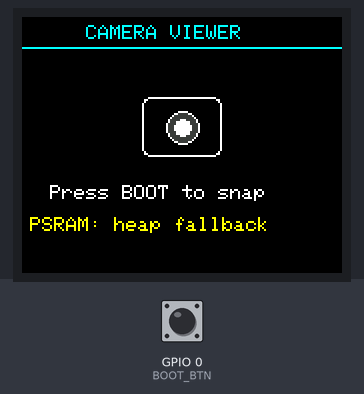
Bench run of a sketch on a simulated ESP32. Parts: 160×128 colour display. The test bench sets the inputs (shaded band); at power-on: GPIO 0 (BOOT_BTN) HIGH. The camera gives no picture; what the sketch prints to the serial monitor is not drawn.

Above: at 2.1 s.
2.2 s: GPIO 0 (BOOT_BTN) pulled LOW for 0.15 s
At 3.2 s:
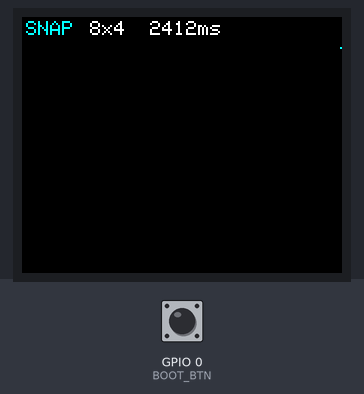
3.9 s: GPIO 0 (BOOT_BTN) pulled LOW for 1 s
At 4.5 s:
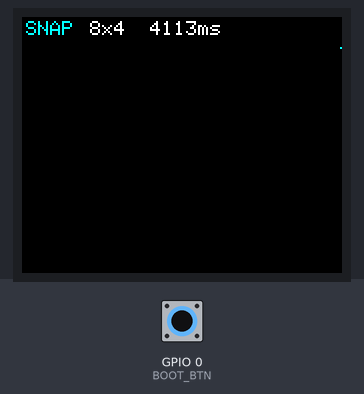
6.4 s: GPIO 0 (BOOT_BTN) pulled LOW for 0.15 s
At 7.6 s:
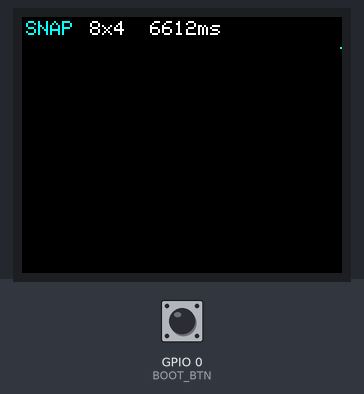
8.1 s: GPIO 0 (BOOT_BTN) pulled LOW for 1 s
At 8.9 s:
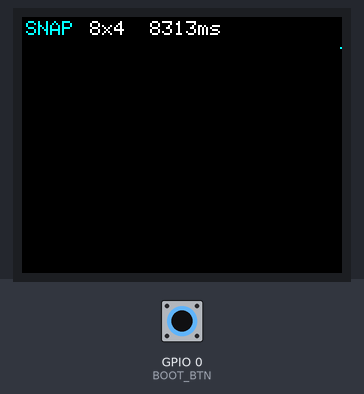
Timing chart, 0 to 11.1 s (numbered marks = the images above; inputs shaded):
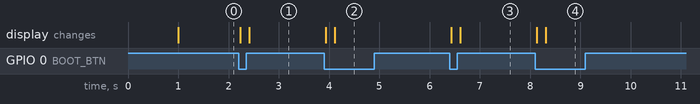

Measured:
- after the input at 2.2 s, the display: first changes at once (image 1 shows a later state)
- after the input at 3.9 s, the display: first changes at once (image 2 shows a later state)
- after the input at 6.4 s, the display: first changes at once (image 3 shows a later state)
- after the input at 8.1 s, the display: first changes at once (image 4 shows a later state)

The sketch:

ai_board_camera_display.ino
```cpp
#include <Adafruit_GFX.h>
#include <Adafruit_ST7735.h>
#include <SPI.h>
#include "esp_camera.h"

// ── TFT pins ─────────────────────────────────────────────────────
#define TFT_CS   -1
#define TFT_RST   38
#define TFT_DC    36
#define TFT_MOSI  37
#define TFT_SCLK  35

// ── Camera pins ──────────────────────────────────────────────────
#define PWDN_GPIO_NUM   -1
#define RESET_GPIO_NUM  -1
#define XCLK_GPIO_NUM   15
#define SIOD_GPIO_NUM   47
#define SIOC_GPIO_NUM   48
#define Y9_GPIO_NUM     16
#define Y8_GPIO_NUM     17
#define Y7_GPIO_NUM     18
#define Y6_GPIO_NUM     12
#define Y5_GPIO_NUM     10
#define Y4_GPIO_NUM      8
#define Y3_GPIO_NUM      9
#define Y2_GPIO_NUM     11
#define VSYNC_GPIO_NUM   6
#define HREF_GPIO_NUM    7
#define PCLK_GPIO_NUM   13

#define BOOT_BTN   0
#define TFT_W    160
#define TFT_H    128

// ── Display resolution to use ─────────────────────────────────────
// With PSRAM we can buffer a larger frame and scale it down
// QVGA (320×240) → scale 2:1 → 160×120 on TFT
// This gives much better image quality than native QQVGA
#define CAM_W    320
#define CAM_H    240
#define DST_W    160
#define DST_H    120
#define Y_PAD    ((TFT_H - DST_H) / 2)   // 4px top/bottom padding

Adafruit_ST7735 tft(TFT_CS, TFT_DC, TFT_MOSI, TFT_SCLK, TFT_RST);

// PSRAM line buffer for one scaled row — allocated once
uint16_t* rowBuf = nullptr;

// ── PSRAM init ────────────────────────────────────────────────────
void initPSRAM() {
  if (psramInit()) {
    Serial.printf("PSRAM OK: %.2f MB free\n",
                  ESP.getFreePsram() / 1048576.0f);
  } else {
    Serial.println("PSRAM init failed — continuing with heap");
  }
}

// ── Camera init ───────────────────────────────────────────────────
bool initCamera() {
  camera_config_t config;
  config.ledc_channel  = LEDC_CHANNEL_0;
  config.ledc_timer    = LEDC_TIMER_0;
  config.pin_d0        = Y2_GPIO_NUM;
  config.pin_d1        = Y3_GPIO_NUM;
  config.pin_d2        = Y4_GPIO_NUM;
  config.pin_d3        = Y5_GPIO_NUM;
  config.pin_d4        = Y6_GPIO_NUM;
  config.pin_d5        = Y7_GPIO_NUM;
  config.pin_d6        = Y8_GPIO_NUM;
  config.pin_d7        = Y9_GPIO_NUM;
  config.pin_xclk      = XCLK_GPIO_NUM;
  config.pin_pclk      = PCLK_GPIO_NUM;
  config.pin_vsync     = VSYNC_GPIO_NUM;
  config.pin_href      = HREF_GPIO_NUM;
  config.pin_sccb_sda  = SIOD_GPIO_NUM;
  config.pin_sccb_scl  = SIOC_GPIO_NUM;
  config.pin_pwdn      = PWDN_GPIO_NUM;
  config.pin_reset     = RESET_GPIO_NUM;
  config.xclk_freq_hz  = 20000000;
  config.pixel_format  = PIXFORMAT_RGB565;

  if (psramFound()) {
    size_t freePsram = ESP.getFreePsram();
    Serial.printf("PSRAM free before cam init: %d bytes\n", freePsram);
    if (freePsram < 400000) {   // QVGA double buf needs ~300KB
      Serial.println("Not enough PSRAM for QVGA — falling back to QQVGA heap");
      config.frame_size  = FRAMESIZE_QQVGA;
      config.fb_count    = 1;
      config.fb_location = CAMERA_FB_IN_DRAM;
    }
  }

  esp_err_t err = esp_camera_init(&config);
  if (err != ESP_OK) {
    Serial.printf("Camera init failed: 0x%x\n", err);
    return false;
  }

  // Sensor tuning
  sensor_t* s = esp_camera_sensor_get();
  if (s) {
    s->set_brightness(s, 1);       // slight boost
    s->set_contrast(s, 1);
    s->set_saturation(s, 0);
    s->set_whitebal(s, 1);         // auto white balance
    s->set_awb_gain(s, 1);
    s->set_exposure_ctrl(s, 1);    // auto exposure
    s->set_aec2(s, 1);
    s->set_gainceiling(s, (gainceiling_t)2);
    s->set_bpc(s, 1);              // black pixel correction
    s->set_wpc(s, 1);              // white pixel correction
    s->set_raw_gma(s, 1);
    s->set_lenc(s, 1);             // lens correction
  }

  Serial.println("Camera OK");
  return true;
}

// ── Scale QVGA (320×240) → 160×120 using 2:1 box averaging ───────
// Box averaging (average 2×2 block → 1 pixel) gives much better
// quality than nearest-neighbour dropping every other pixel
//
// Called per-row to avoid needing a full scaled frame buffer
// src    : pointer to start of source frame (RGB565, big-endian)
// dstRow : output row buffer (DST_W pixels)
// srcY   : which destination row we're computing (0..DST_H-1)

void scaleRow(uint16_t* src, uint16_t* dstRow, int srcY) {
  int sy = srcY * 2;   // source row = dest row × 2
  for (int dx = 0; dx < DST_W; dx++) {
    int sx = dx * 2;

    // Four source pixels in the 2×2 block
    // Row sy, cols sx and sx+1
    // Row sy+1, cols sx and sx+1
    uint16_t p00 = src[sy       * CAM_W + sx];
    uint16_t p01 = src[sy       * CAM_W + sx + 1];
    uint16_t p10 = src[(sy + 1) * CAM_W + sx];
    uint16_t p11 = src[(sy + 1) * CAM_W + sx + 1];

    // Byte-swap each pixel (camera = big-endian, TFT = little-endian)
    p00 = __builtin_bswap16(p00);
    p01 = __builtin_bswap16(p01);
    p10 = __builtin_bswap16(p10);
    p11 = __builtin_bswap16(p11);

    // Extract RGB channels and average
    uint8_t r = (((p00 >> 11) & 0x1F) + ((p01 >> 11) & 0x1F) +
                 ((p10 >> 11) & 0x1F) + ((p11 >> 11) & 0x1F)) >> 2;
    uint8_t g = (((p00 >> 5)  & 0x3F) + ((p01 >> 5)  & 0x3F) +
                 ((p10 >> 5)  & 0x3F) + ((p11 >> 5)  & 0x3F)) >> 2;
    uint8_t b = (((p00)       & 0x1F) + ((p01)       & 0x1F) +
                 ((p10)       & 0x1F) + ((p11)       & 0x1F)) >> 2;

    dstRow[dx] = (r << 11) | (g << 5) | b;
  }
}

// ── Capture and display ───────────────────────────────────────────
void captureAndShow() {
  // Show capturing indicator
  tft.fillRect(0, 0, TFT_W, 14, ST77XX_BLACK);
  tft.setTextColor(ST77XX_YELLOW);
  tft.setTextSize(1);
  tft.setCursor(40, 3);
  tft.print("CAPTURING...");

  // Discard first frame — camera AGC needs one frame to settle
  camera_fb_t* fb = esp_camera_fb_get();
  if (fb) esp_camera_fb_return(fb);

  // Capture the settled frame
  fb = esp_camera_fb_get();
  if (!fb) {
    Serial.println("Capture failed");
    tft.fillRect(0, 50, TFT_W, 30, ST77XX_BLACK);
    tft.setTextColor(ST77XX_RED);
    tft.setCursor(30, 60);
    tft.print("CAPTURE FAILED");
    return;
  }

  Serial.printf("Frame: %dx%d  %d bytes  (PSRAM: %d free)\n",
                fb->width, fb->height, fb->len, ESP.getFreePsram());

  uint16_t* src = (uint16_t*)fb->buf;
  bool isPSRAMFrame = (fb->width == CAM_W);

  tft.startWrite();
tft.setAddrWindow(0, Y_PAD, DST_W - 1, Y_PAD + DST_H - 1);

if (isPSRAMFrame && rowBuf) {
  // QVGA path: scale 320×240 → 160×120 row by row
  for (int dy = 0; dy < DST_H; dy++) {
    scaleRow(src, rowBuf, dy);
    for (int dx = 0; dx < DST_W; dx++) {
      tft.SPI_WRITE16(rowBuf[dx]);
    }
  }
} else {
  // QQVGA fallback: direct push
  for (int i = 0; i < DST_W * DST_H; i++) {
    uint16_t px = __builtin_bswap16(src[i]);
    tft.SPI_WRITE16(px);
  }
}

tft.endWrite();
  esp_camera_fb_return(fb);

  // Header overlay
  tft.fillRect(0, 0, TFT_W, 12, ST77XX_BLACK);
  tft.setTextColor(ST77XX_CYAN);
  tft.setTextSize(1);
  tft.setCursor(2, 2);
  tft.print("SNAP");
  tft.setTextColor(ST77XX_WHITE);
  tft.setCursor(34, 2);
  tft.printf("%dx%d  %lums", fb->width, fb->height, millis());

  Serial.println("Frame displayed");
}

// ── Idle screen ───────────────────────────────────────────────────
void drawIdleScreen() {
  tft.fillScreen(ST77XX_BLACK);
  tft.drawFastHLine(0, 15, TFT_W, ST77XX_CYAN);
  tft.setTextColor(ST77XX_CYAN);
  tft.setTextSize(1);
  tft.setCursor(32, 4);
  tft.print("CAMERA VIEWER");

  // Camera icon placeholder
  tft.drawRoundRect(60, 40, 40, 30, 4, ST77XX_WHITE);
  tft.fillCircle(80, 55, 8, tft.color565(60, 60, 60));
  tft.drawCircle(80, 55, 8, ST77XX_WHITE);
  tft.fillCircle(80, 55, 4, ST77XX_WHITE);

  tft.setTextColor(ST77XX_WHITE);
  tft.setCursor(14, 84);
  tft.print("Press BOOT to snap");

  // PSRAM status
  tft.setTextColor(psramFound() ? ST77XX_GREEN : ST77XX_YELLOW);
  tft.setCursor(4, 100);
  tft.printf("PSRAM: %s",
             psramFound() ? "OK" : "heap fallback");
  if (psramFound()) {
    tft.setCursor(4, 112);
    tft.setTextColor(ST77XX_WHITE);
    tft.printf("%.1f MB free", ESP.getFreePsram() / 1048576.0f);
  }
}

// ── Setup ─────────────────────────────────────────────────────────
void setup() {
  Serial.begin(115200);
  delay(500);

  // 1. PSRAM first
  initPSRAM();

  // 2. rowBuf from heap — it's tiny (320 bytes), save ALL PSRAM for camera
  rowBuf = (uint16_t*)malloc(DST_W * sizeof(uint16_t));
  if (!rowBuf) Serial.println("rowBuf alloc failed");
  else Serial.println("rowBuf OK (heap)");

  Serial.printf("PSRAM free before camera init: %d bytes\n", ESP.getFreePsram());

  // 3. Button
  pinMode(BOOT_BTN, INPUT_PULLUP);

  // 4. TFT
  tft.initR(INITR_BLACKTAB);
  tft.setRotation(1);
  tft.fillScreen(ST77XX_BLACK);
  tft.setTextColor(ST77XX_YELLOW);
  tft.setTextSize(1);
  tft.setCursor(44, 60);
  tft.print("STARTING...");

  // 5. Camera last — needs full PSRAM available
  if (!initCamera()) {
    tft.fillScreen(ST77XX_BLACK);
    tft.setTextColor(ST77XX_RED);
    tft.setCursor(20, 55);
    tft.print("CAMERA FAILED");
    tft.setCursor(8, 70);
    tft.printf("0x%x", esp_camera_init(nullptr));
    while (1) delay(1000);
  }

  drawIdleScreen();
  Serial.printf("Ready. Heap: %d  PSRAM: %d\n",
                ESP.getFreeHeap(), ESP.getFreePsram());
}
// ── Loop ──────────────────────────────────────────────────────────
bool     lastBtn   = HIGH;
bool     imgShown  = false;
uint32_t imgTime   = 0;
#define  IMG_HOLD_MS  10000   // return to idle after 10s

void loop() {
  bool btn = digitalRead(BOOT_BTN);

  if (lastBtn == HIGH && btn == LOW) {
    delay(30);
    if (digitalRead(BOOT_BTN) == LOW) {
      captureAndShow();
      imgShown = true;
      imgTime  = millis();
    }
  }
  lastBtn = btn;

  if (imgShown && millis() - imgTime > IMG_HOLD_MS) {
    imgShown = false;
    drawIdleScreen();
  }
}
```
